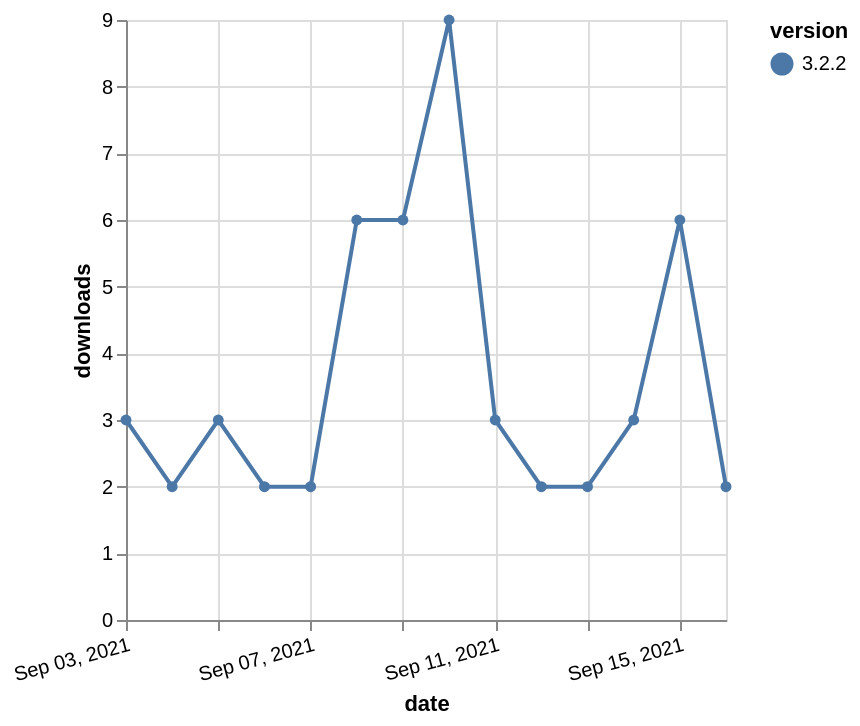

Vega-Lite specification stored for this chart:
### Vega-Lite specification from a JSON file in a GitHub repository (floating-point values rounded to 4 significant figures)
{"$schema": "https://vega.github.io/schema/vega-lite/v5.json", "description": "A simple bar chart with embedded data.", "data": {"values": [{"date": "2021-09-03", "total": 5882, "delta": 3, "version": "3.2.2"}, {"date": "2021-09-04", "total": 5884, "delta": 2, "version": "3.2.2"}, {"date": "2021-09-05", "total": 5887, "delta": 3, "version": "3.2.2"}, {"date": "2021-09-06", "total": 5889, "delta": 2, "version": "3.2.2"}, {"date": "2021-09-07", "total": 5891, "delta": 2, "version": "3.2.2"}, {"date": "2021-09-08", "total": 5897, "delta": 6, "version": "3.2.2"}, {"date": "2021-09-09", "total": 5903, "delta": 6, "version": "3.2.2"}, {"date": "2021-09-10", "total": 5912, "delta": 9, "version": "3.2.2"}, {"date": "2021-09-11", "total": 5915, "delta": 3, "version": "3.2.2"}, {"date": "2021-09-12", "total": 5917, "delta": 2, "version": "3.2.2"}, {"date": "2021-09-13", "total": 5919, "delta": 2, "version": "3.2.2"}, {"date": "2021-09-14", "total": 5922, "delta": 3, "version": "3.2.2"}, {"date": "2021-09-15", "total": 5928, "delta": 6, "version": "3.2.2"}, {"date": "2021-09-16", "total": 5930, "delta": 2, "version": "3.2.2"}]}, "width": "container", "mark": {"type": "line", "point": {"filled": true}}, "encoding": {"x": {"field": "date", "type": "temporal", "timeUnit": "yearmonthdate", "title": "date", "axis": {"labelAngle": -15}}, "y": {"field": "delta", "type": "quantitative", "title": "downloads"}, "color": {"field": "version", "type": "nominal"}, "tooltip": {"field": "delta"}}}
